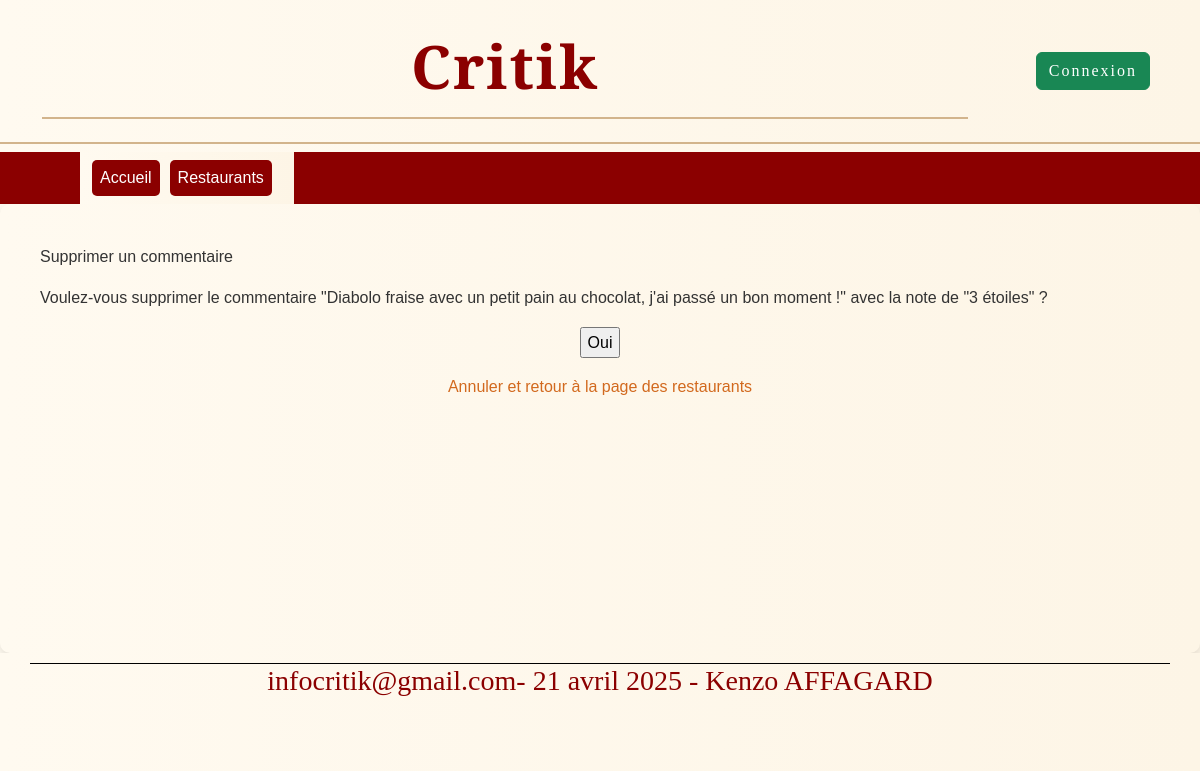
Screenshot of /restaurants/supprimerCommentaire/49/ with the database file from the repository.
### restaurants/models.py (models this page shows, shortened)
class Commentaire(models.Model):
    noCommentaire = models.AutoField(primary_key=True)
    noRestaurant = models.ForeignKey(Restaurant, on_delete=models.CASCADE)
    userName = models.ForeignKey(User, on_delete=models.DO_NOTHING)
    commentaire = models.TextField()
    note = models.IntegerField(default=0)
    dateCommentaire = models.DateField(auto_now_add=True)
    old_data = models.JSONField(null=True, blank=True)

### restaurants/views.py (the view, shortened to what this page needs)
# urls.py: path('supprimerCommentaire/<int:pk>/', SupprimerCommentaireView.as_view(), name='supprimerCommentaire'),
class SupprimerCommentaireView(View):
    def get(self, request, pk):
        leCommentaire = get_object_or_404(Commentaire, pk=pk)
        context = {'leCommentaire': leCommentaire}
        return render(request, 'supprimerCommentaire.html', context)

### restaurants/templates/supprimerCommentaire.html (shortened to what this page needs)
{% extends 'maitre.html' %}
{% block titrepage %}
    <p>Supprimer un commentaire</p>
{% endblock %}
{% block ConfirmationFormulaire %}
  <form method="POST">
    <p>Voulez-vous supprimer le commentaire "{{ leCommentaire.commentaire }}" avec la note de "{{leCommentaire.note }} étoiles" ? </p>
    <p style="text-align: center;"><input type="submit" value="Oui"></p>
  </form>
  <p style="text-align: center;"><a href="{% url 'accueilRestaurant' %}">Annuler et retour à la page des restaurants</a></p>
{% endblock %}

### PIW4/static/css/style.css (style rules this page uses)
body { background: linear-gradient(to right, #fffaf0, #fdf5e6); color: #333333; font-family: 'Arial', sans-serif; line-height: 1.6; margin: 0; padding: 0; display: flex; flex-direction: column; min-height: 100vh; }
a { color: #d2691e; text-decoration: none; }

### rows the page displays
Commentaire: commentaire "Diabolo fraise avec un petit pain au chocolat, j'ai passé un bon moment !", note "3"
